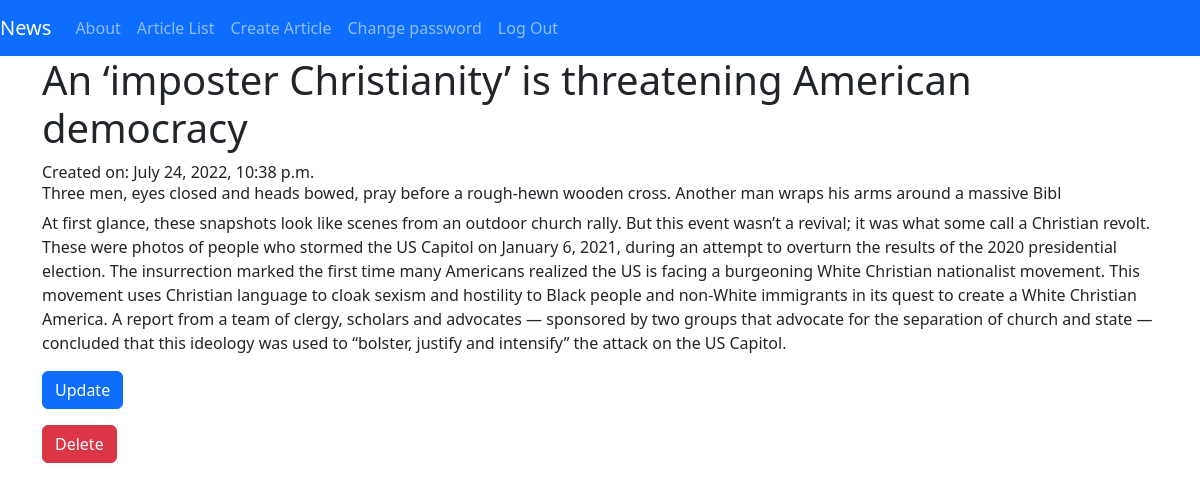
/articles/7/ (signed in), run on the app's committed database.
### articles/models.py (models this page shows, shortened)
class Article(models.Model):
    title = models.CharField(max_length=128)
    subtitle = models.CharField(max_length=128)
    author = models.ForeignKey(
        get_user_model(),
        on_delete=models.CASCADE
    )
    section = models.ForeignKey(
        Section,
        on_delete=models.CASCADE,
        null=True,
        blank=True
    )
    _type = models.ForeignKey(
        ArticleType,
        on_delete=models.CASCADE,
        null=True,
        blank=True
    )
    status = models.ForeignKey(
        Status,
        on_delete=models.CASCADE,
        null=True,
        blank=True
    )
    body = models.TextField()
    created_on = models.DateTimeField(auto_now_add=True)

### articles/views.py (the view)
# urls.py: path('<int:pk>/', ArticleDetailView.as_view(), name ='article_detail'),
class ArticleDetailView(DetailView):
    template_name= "articles/detail.html"
    model = Article

### templates/articles/detail.html (shortened to what this page needs)
{% extends 'base.html' %}
{% block content %}
<h1>{{ article.title }}</h1> <span> Created on: {{ article.created_on }}</span>
<h6>{{ article.subtitle }}</h6>
<p>{{ article.body }}</p>
{% if user.is_authenticated %}
<p><a class="btn btn-primary" href="{% url 'article_update' article.id %}"> Update</a></p>
<p><a class="btn btn-danger" href="{% url 'article_delete'  article.id %}"> Delete</a></p>
{% endif %}
{% endblock content %}

### data on the page
Article: title "An ‘imposter Christianity’ is threatening American democracy", created_on "July 24, 2022, 10:38 p.m.", subtitle "Three men, eyes closed and heads bowed, pray before a rough-hewn wooden cross. Another man wraps his arms around a massive Bibl", body "At first glance, these snapshots look like scenes from an outdoor church rally. But this event wasn’t a revival; it was what some call a Christian revolt. These were photos of people who stormed the US Capitol on January 6, 2021, during an attempt to overturn the results of the 2020 presidential election. The insurrection marked the first time many Americans realized the US is facing a burgeoning White Christian nationalist movement. This movement uses Christian language to cloak sexism and hostility to Black people and non-White immigrants in its quest to create a White Christian America. A report from a team of clergy, scholars and advocates — sponsored by two groups that advocate for the…"
